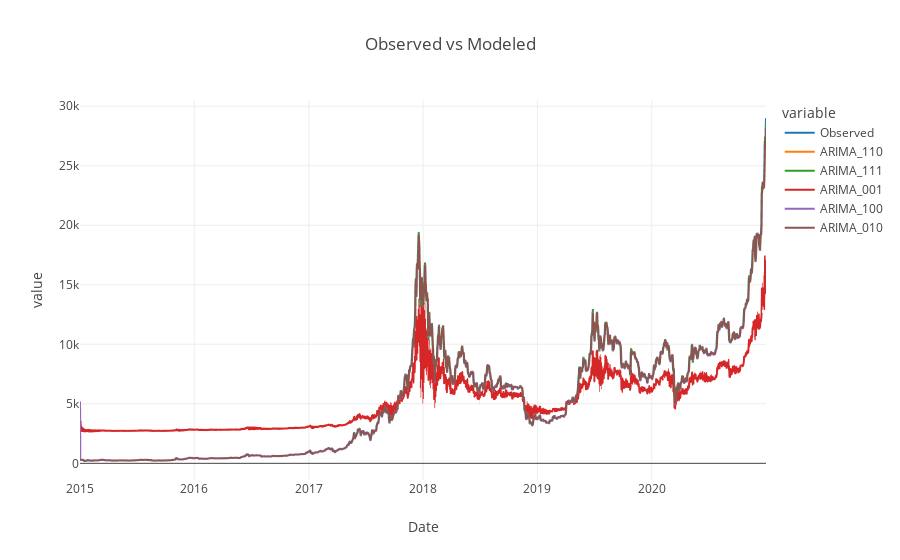

The cell this chart's notebook holds for it:
### Code cell
melted = pd.melt(df, id_vars = 'Date', value_vars = ['Observed', 'ARIMA_110', 'ARIMA_111', 'ARIMA_001', 'ARIMA_100',
       'ARIMA_010'])

ilinechart(melted, 'Date', 'value', groups='variable', title='Observed vs Modeled')

### Figure 1 — Plotly figure (JSON) as saved in the notebook; plotly's stock layout.template omitted (floating-point values rounded to 4 significant figures; data arrays with more than 128 entries replaced by an {"elided": "..."} marker saying what was removed)
{"data": [{"hovertemplate": "variable=Observed<br>Date=%{x}<br>value=%{y}<extra></extra>", "legendgroup": "Observed", "line": {"color": "#1F77B4", "dash": "solid"}, "mode": "lines", "name": "Observed", "showlegend": true, "type": "scattergl", "x": {"elided": "2192 str values"}, "xaxis": "x", "y": {"elided": "2192 float values"}, "yaxis": "y"}, {"hovertemplate": "variable=ARIMA_110<br>Date=%{x}<br>value=%{y}<extra></extra>", "legendgroup": "ARIMA_110", "line": {"color": "#FF7F0E", "dash": "solid"}, "mode": "lines", "name": "ARIMA_110", "showlegend": true, "type": "scattergl", "x": {"elided": "2192 str values"}, "xaxis": "x", "y": {"elided": "2192 float values"}, "yaxis": "y"}, {"hovertemplate": "variable=ARIMA_111<br>Date=%{x}<br>value=%{y}<extra></extra>", "legendgroup": "ARIMA_111", "line": {"color": "#2CA02C", "dash": "solid"}, "mode": "lines", "name": "ARIMA_111", "showlegend": true, "type": "scattergl", "x": {"elided": "2192 str values"}, "xaxis": "x", "y": {"elided": "2192 float values"}, "yaxis": "y"}, {"hovertemplate": "variable=ARIMA_001<br>Date=%{x}<br>value=%{y}<extra></extra>", "legendgroup": "ARIMA_001", "line": {"color": "#D62728", "dash": "solid"}, "mode": "lines", "name": "ARIMA_001", "showlegend": true, "type": "scattergl", "x": {"elided": "2192 str values"}, "xaxis": "x", "y": {"elided": "2192 float values"}, "yaxis": "y"}, {"hovertemplate": "variable=ARIMA_100<br>Date=%{x}<br>value=%{y}<extra></extra>", "legendgroup": "ARIMA_100", "line": {"color": "#9467BD", "dash": "solid"}, "mode": "lines", "name": "ARIMA_100", "showlegend": true, "type": "scattergl", "x": {"elided": "2192 str values"}, "xaxis": "x", "y": {"elided": "2192 float values"}, "yaxis": "y"}, {"hovertemplate": "variable=ARIMA_010<br>Date=%{x}<br>value=%{y}<extra></extra>", "legendgroup": "ARIMA_010", "line": {"color": "#8C564B", "dash": "solid"}, "mode": "lines", "name": "ARIMA_010", "showlegend": true, "type": "scattergl", "x": {"elided": "2192 str values"}, "xaxis": "x", "y": {"elided": "2192 float values"}, "yaxis": "y"}], "layout": {"legend": {"title": {"text": "variable"}, "tracegroupgap": 0}, "title": {"text": "Observed vs Modeled"}, "xaxis": {"anchor": "y", "domain": [0, 1], "title": {"text": "Date"}}, "yaxis": {"anchor": "x", "domain": [0, 1], "title": {"text": "value"}}}}
